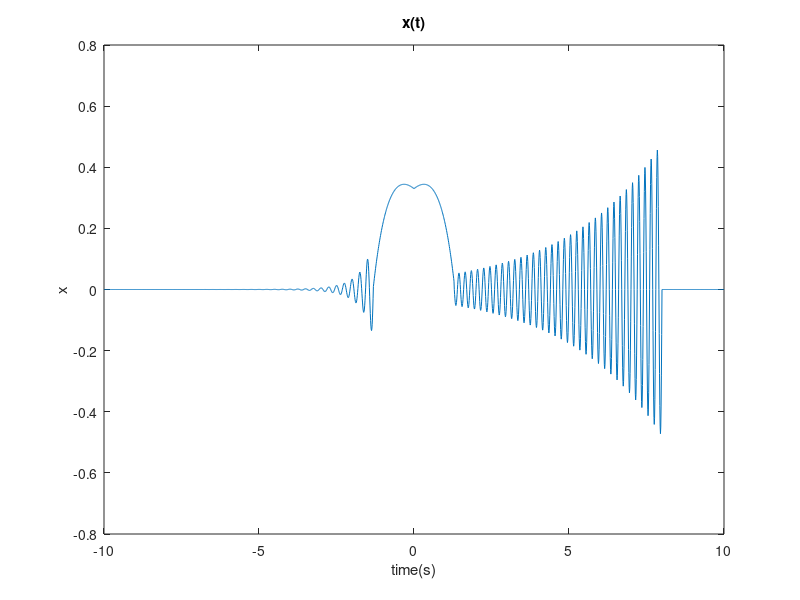
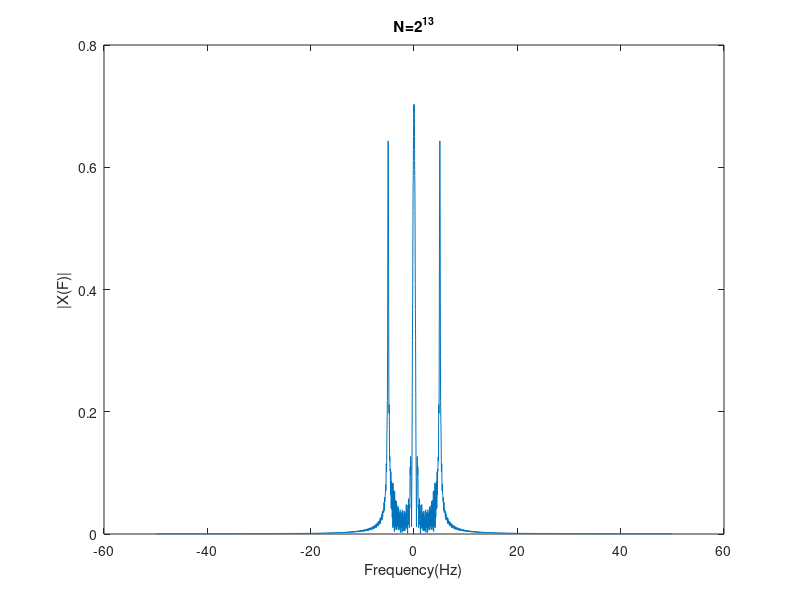
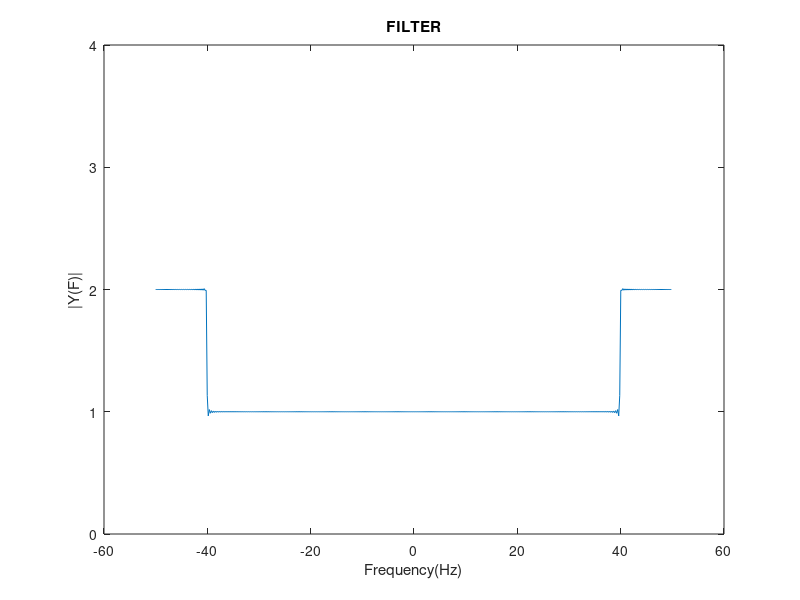
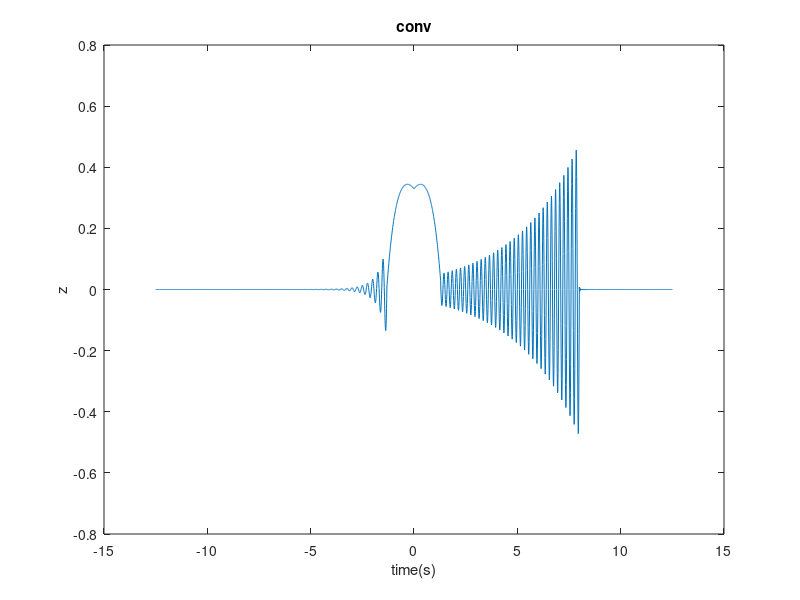

MATLAB code to generate these figures, in order:
%6.ask1/kladika 
clear all;
dt=0.01;
t=[-10:dt:10];
x=zeros(size(t));
x(t>=-8 & t<-1.3) = exp(t(t>=-8 & t<=-1.3)).*(t(t>=-8 & t<=-1.3)).^(-2).*cos(8*pi*t(t>=-8 & t<=-1.3));
x(t>=-1.3 & t<=1.3)=1/4.*(1.32- abs(t(t>=-1.3 & t<=1.3))).*exp(abs(t(t>=-1.3 & t<=1.3)));
x(t>1.3 & t<=8)=1/30.*sin(210*pi*t(t>1.3 & t<=8)).*exp(abs(t(t>1.3 & t<=8))/3);
figure
plot(t,x);
xlabel('time(s)');
ylabel('x');
title('x(t)')
N= 2.^13;
fs=1/dt;
f=[-fs/2:fs/N:fs/2-fs/N];
XF1=fftshift(fft(x,N)*dt);
figure;
plot(f,abs(XF1));
xlabel('Frequency(Hz)');
ylabel('|X(F)|');
title('N=2^1^3')
a = 120;
t_f=[-2.5:dt:2.5];
y =a.*sinc(a*t_f);
Y =fftshift(fft(y).*dt);
Nd=length(t_f);
FD=-fs/2:fs/Nd:fs/2-fs/Nd;
figure;
plot(FD,abs(Y));
axis([-60 60  0 4]);
xlabel('Frequency(Hz)');
ylabel('|Y(F)|');
title('FILTER')
t_conv=t(1)+t_f(1):dt:t(end)+t_f(end);
z = conv(x,y)*dt;
Ndemod=length(t_conv);
FDem=-fs/2:fs/Ndemod:fs/2- fs/Ndemod;
figure;
plot(t_conv,z);
xlabel('time(s)');
ylabel('z');
title('conv')
Z=fftshift(fft(z)*dt);
figure;
plot(FDem,abs(Z));
xlabel('Frequency(Hz)');
ylabel('|Z(F)|');
title('conv')







